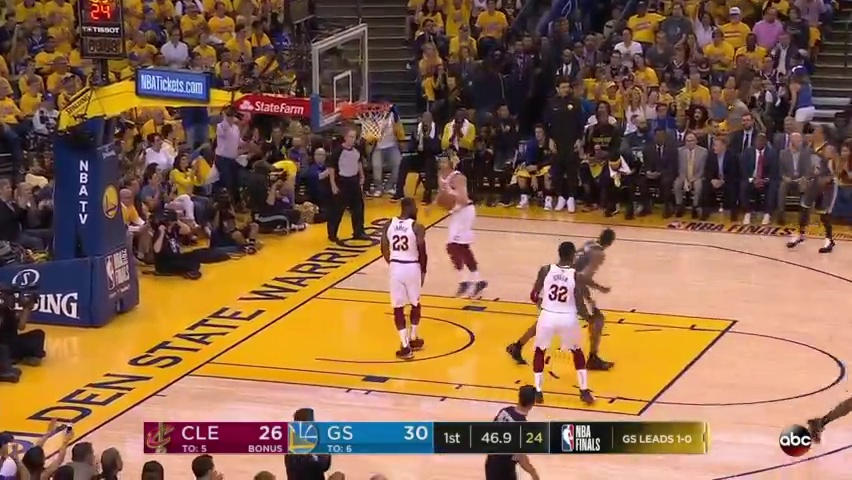
#> input picture frames/frame10.jpg, 852 x 480 px, given in place of frame0.jpg, which was not available
$ jupyter execute --allow-errors Frames_0629.ipynb   (shell and % lines are left out)   (text cells are left out)
#> lines starting #> are read from the running program, lines starting #| are printed output that depends on the picture; pictures that were not available may be replaced by others from this repository, and a replacement may not be noted
[cell 1]
from perceptual.filterbank import *
import ffmpeg
import cv2
import numpy as np
import pandas as pd
import colorsys
import matplotlib.pyplot as plt

# determine what OpenCV version we are using
try:
    import cv2.cv as cv
    USE_CV2 = True
    print("yes")
except ImportError:
    # OpenCV 3.x does not have cv2.cv submodule
    USE_CV2 = False

import sys
from skimage import color
from skimage import io
from cvtools import ipynb_show_cv2_image
from cvtools import ipynb_show_matrix
from cvtools import VideoReader

[cell 2]
def yiq_to_rgb_new(y, i, q):
    r = y + 0.948262*i + 0.624013*q
    g = y - 0.276066*i - 0.639810*q
    b = y - 1.105450*i + 1.729860*q

    return (r, g, b)

[cell 3]
# [18 lines of commented-out code are left out]

[cell 4]
# [19 lines of commented-out code are left out]

[cell 5]
from cvtools import ipynb_show_cv2_image
from cvtools import ipynb_show_matrix

image = cv2.imread('frames/frame0.jpg')
#> image is the input picture: shape (480, 852, 3); mean B, G, R 74.8, 101.2, 137.6
print(np.shape(image))
#| (480, 852, 3)

image_modified = image.copy()
print(np.shape(image_modified))
#| (480, 852, 3)

cv2.rectangle(image_modified, (160, 420), (285, 455), (0, 0, 255))
cv2.rectangle(image_modified, (310, 420), (430, 455), (0, 255, 0))
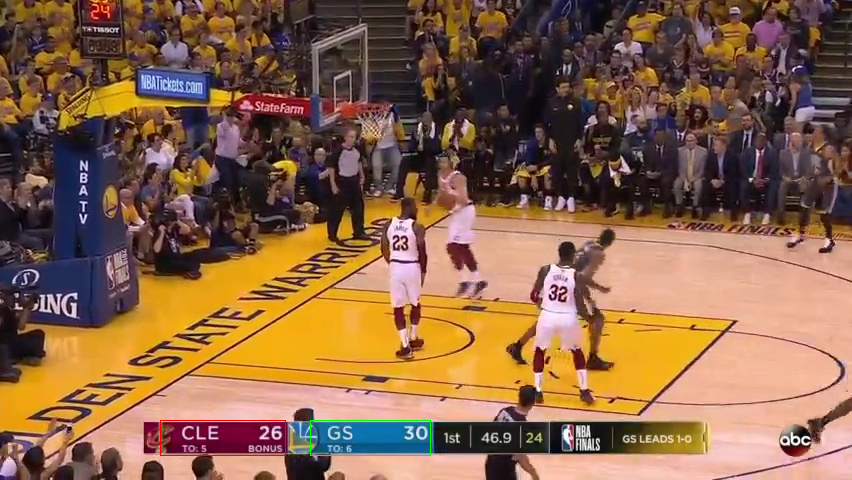
#> image_modified: shape (480, 852, 3); mean B, G, R 74.5, 101.2, 137.5
plt.clf()
ipynb_show_cv2_image(image_modified, figsize=(10, 10))
#> (this line was passed over: cvtools is not available in this run)
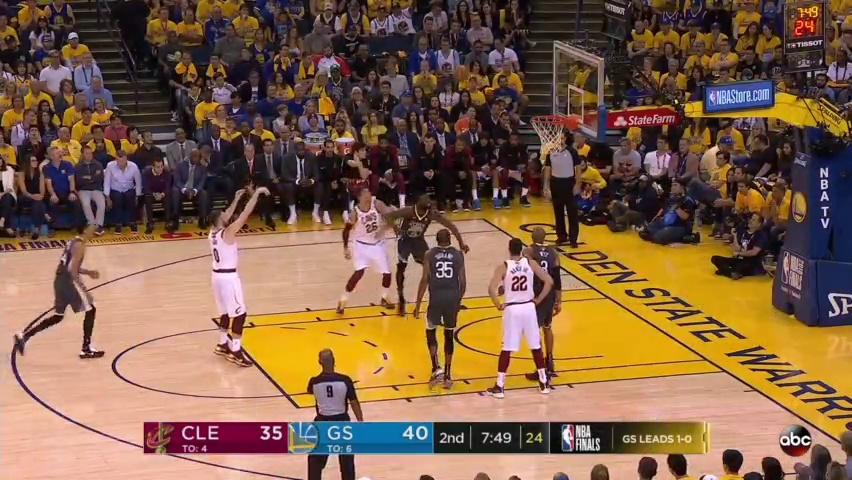
#> input picture frames/frame1013.jpg, 852 x 480 px, given in place of frame2.jpg, which was not available
#> further down, image1 is the input picture: shape (480, 852, 3); mean B, G, R 73, 97.6, 129.1
plt.show()

[cell 6]
from scipy.spatial.distance import euclidean
from scipy.spatial.distance import pdist

channel_index=0

#> (the rest of this cell did not finish here and is left out)

[cell 7]
def crop_img_to_grey(image_modified):
    cropRedImg = image_modified[424:444,258:284]
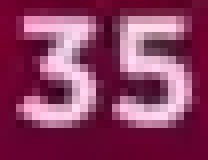
#> cropRedImg: shape (20, 26, 3) (shown 8 times larger); mean B, G, R 98.2, 61.2, 138.9
    cropBlueImg = image_modified[424:444,400:429]
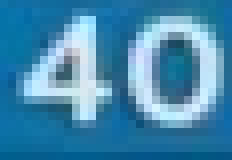
#> cropBlueImg: shape (20, 29, 3) (shown 8 times larger); mean B, G, R 175.1, 137.6, 69.2
#     ipynb_show_cv2_image(cropRedImg, figsize=(5, 5))
#     ipynb_show_cv2_image(cropBlueImg, figsize=(5, 5))
    Img_Red = color.rgb2gray(cropRedImg)
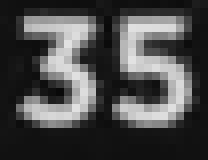
#> Img_Red: shape (20, 26) float64 (shown 8 times larger); min 0.0392, max 0.889, mean 0.293
    Img_Blue = color.rgb2gray(cropBlueImg)
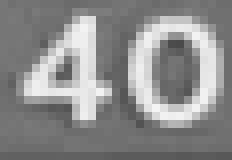
#> Img_Blue: shape (20, 29) float64 (shown 8 times larger); min 0.289, max 0.96, mean 0.552
    return Img_Red,Img_Blue

[cell 8]
image1 = cv2.imread('frames/frame2.jpg')
red0,blue0 = crop_img_to_grey(image1)
plt.clf()
plt.subplot(1, 2, 1)
plt.imshow(red0,cmap = 'gray')
plt.subplot(1, 2, 2)
plt.imshow(blue0,cmap='gray')
plt.show()
